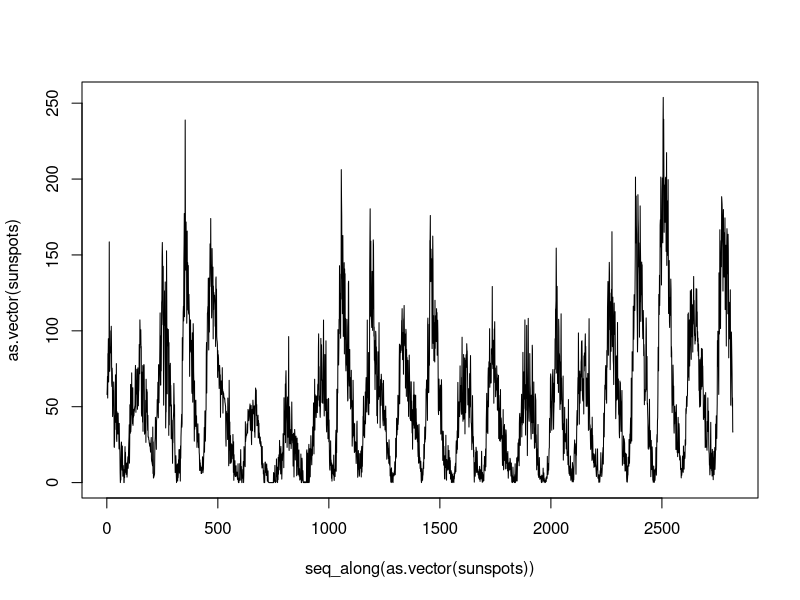

R code for this plot: (Note: this script raises an error after producing the figure.)
PeakCycle <- function(Data, SearchFrac){
  # using package "wmtsa"
  #the SearchFrac parameter just controls how much to look to either side 
  #of wavCWTPeaks()'s estimated maxima for a bigger value
  #see dRange
  Wave <- wavCWT(Data)
  WaveTree <- wavCWTTree(Wave)
  WavePeaks <- wavCWTPeaks(WaveTree, snr.min=5)
  WavePeaks_Times <- attr(WavePeaks, which="peaks")[,"iendtime"]
  
  NewPeakTimes <- c()
  dRange <- round(SearchFrac*length(Data))
  for(i in 1:length(WavePeaks_Times)){
    NewRange <- max(c(WavePeaks_Times[i]-dRange, 1)):min(c(WavePeaks_Times[i]+dRange, length(Data)))
    NewPeakTimes[i] <- which.max(Data[NewRange])+NewRange[1]-1
  }
  
  return(matrix(c(NewPeakTimes, Data[NewPeakTimes]), ncol=2, dimnames=list(NULL, c("PeakIndices", "Peaks"))))
}

plot(seq_along(as.vector(sunspots)), as.vector(sunspots), type="l")
Sunspot_Ext <- PeakCycle(sunspots,0.2)
points(Sunspot_Ext, col="blue", pch=20)